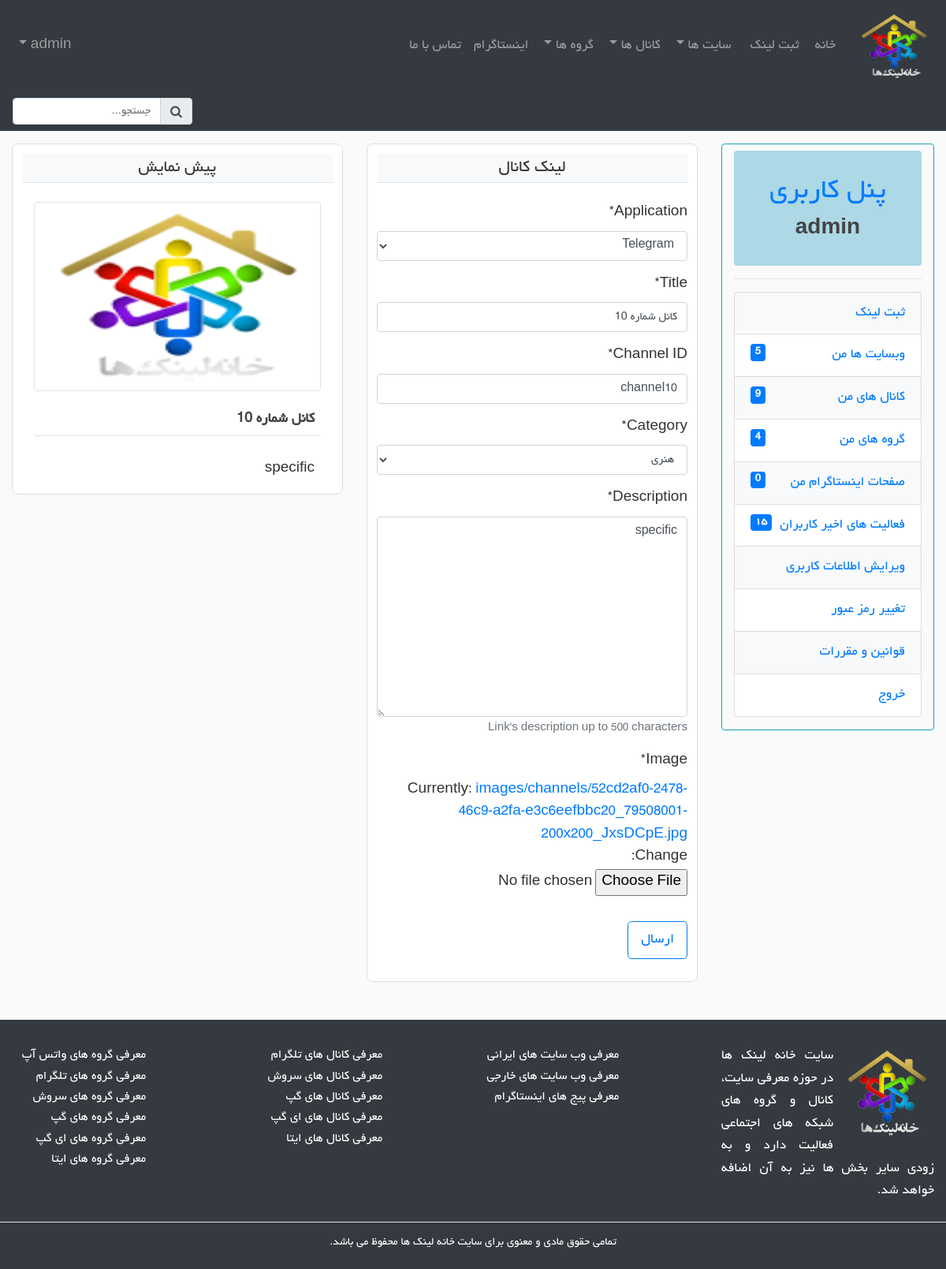
/channels/telegram-channel10/update/ (signed in), run on the app's committed database.
### links/models.py (models this page shows, shortened)
class Link(models.Model):
    STATUS_CHOICES = (
        ('draft', _('Draft')),
        ('published', _('Published')),
    )
    author = models.ForeignKey(settings.AUTH_USER_MODEL,
        on_delete=models.CASCADE)
    title = models.CharField(max_length=60, verbose_name=_('Title'))
    slug = models.SlugField(max_length=60, blank=True)
    url = models.URLField(verbose_name=_('URL'))
    category = models.ForeignKey(Category,
        on_delete=models.SET_NULL,
        verbose_name=_('Category'),
        null=True)
    description = models.TextField(max_length=500,
        verbose_name=_('Description'),
        help_text=_("Link's description up to 500 characters"))
    image = models.ImageField(upload_to=image_upload_path,
        verbose_name=_('Image'))
    created = models.DateTimeField(default=timezone.localtime)
    updated = models.DateTimeField(auto_now=True)
    status = models.CharField(max_length=10, choices=STATUS_CHOICES,
        default='draft')
    parent = models.ForeignKey("self", null=True, blank=True,
		on_delete=models.CASCADE)
    tags = TaggableManager()
    actions = GenericRelation(Action)
    @property
    def child(self):
        model = self.__class__
        return model.objects.filter(parent=self).first()
    objects = models.Manager()
    published = PublishedManager()
    class Meta:
        abstract = True

class Channel(Link):
    url_reverse = 'links:channel-detail'
    APPLICATION_CHOICES = (
        ('telegram', _('Telegram')),
        ('soroush', _('Soroush')),
        ('gap', _('Gap')),
        ('igap', _('IGap')),
        ('eitaa', _('Eitaa')),
    )
    application = models.CharField(max_length=8, choices=APPLICATION_CHOICES,
        verbose_name=_('Application'))
    channel_id = models.CharField(max_length=32, verbose_name=_('Channel ID'))
    class Meta:
        ordering = ('-created',)

class Category(models.Model):
    title = models.CharField(max_length=60, unique=True)
    def __str__(self):
        return self.title
    class Meta:
        verbose_name_plural = _('Categories')

### links/views.py (the view)
# urls.py: path('channels/<slug:slug>/update/', views.ChannelUpdateView.as_view(),
class ChannelUpdateView(LoginRequiredMixin, OwnerMixin, UpdateMixIn):
    model = Channel
    success_message = update_message
    fields = (
        'application',
        'title',
        'channel_id',
        'category',
        'description',
        'image'
    )

### homelinks/context_processors.py (called while the page is built)
def object_counter(request):
    context = {}
    user = request.user
    if user.is_superuser or user.is_staff:
        recent_actions_count = Action.objects.filter(is_read=False).count()
        context['recent_actions_count'] = recent_actions_count
    if user.is_authenticated:
        websites_count = Website.objects.filter(author=user, parent=None).count()
        channels_count = Channel.objects.filter(author=user, parent=None).count()
        groups_count = Group.objects.filter(author=user, parent=None).count()
        instagrams_count = Instagram.objects.filter(author=user, parent=None).count()
        context['websites_count'] = websites_count
        context['channels_count'] = channels_count
        context['groups_count'] = groups_count
        context['instagrams_count'] = instagrams_count
    return context

### links/mixins.py (called while the page is built)
    def test_func(self):
        self.object = self.get_object()
        return (self.request.user == self.object.author)

    def get_object(self):
        slug = self.kwargs.get('slug')
        queryset = self.model.objects.filter(slug=slug)
        self.object = queryset.first() # get parent object
        child = self.object.child
        if child:
            return child
        return self.object

### links/templatetags/homelinks_tags.py (called while the page is built)
@register.filter(name='to_persian')
def to_persian(english_input):
    english_nums = ('0', '1', '2', '3', '4', '5', '6', '7', '8', '9')
    persian_nums = ('۰', '۱', '۲', '۳', '۴', '۵', '۶', '۷', '۸', '۹')
    date = ''
    for c in str(english_input):
        if c in english_nums:
            date += persian_nums[int(c)]
        else:
            date += c # eg. /:
    return date

### links/templates/links/channel_form.html (shortened to what this page needs)
{% extends "base_dashboard.html" %}
{% load crispy_forms_tags %}
{% load jalali_tags %}
{% load static %}
{% load recaptcha3 %}
{% block content %}
<section class="col-xl-9 col-md-8">
    <div class="row mt-3">
        <div class="col-lg-6 col-12">
            <div class="content-section">
                <form action="?" method="post" enctype="multipart/form-data">
                    <fieldset class="form-group">
                        <legend class="border-bottom mb-4 text-center bg-light">لینک کانال</legend>
                        {{ form|crispy }}
                    </fieldset>
                    <div class="form-group">
                        <button class="btn btn-lg btn-outline-primary" type="submit">ارسال</button>
                    </div>
                </form>
            </div>
        </div>
        <div class="col-lg-6 col-12">
            <div class="content-section">
                <legend class="border-bottom mb-4 text-center bg-light">پیش نمایش</legend>
                <div class="col-12 mt-3">
                    <div class="row">
                        <div class="col-12">
                            <img class="img-fluid rounded link-img border"
                            src="{% static "img/logo.png" %}">
                        </div>
                        <div class="col-12 pt-3">
                            <h1 id="preview_title"
                                class="lead border-bottom mb-4 p-xl-2 rounded font-weight-bold">{% if object %}{{ object.title }}{% endif %}</h1>
                            <div id="preview_description" class="text-justify py-1 px-2">
                            </div>
                        </div>
                    </div>
                </div>
            </div>
        </div>
    </div>
</section>
{% endblock %}

### templates/base_dashboard.html
{% extends "base_basic.html" %}
{% load static %}
{% block rightside %}
    {% include "right_side_dashboard.html" %}
{% endblock %}

### templates/base_basic.html (shortened to what this page needs)
{% load static %}
<!doctype html>
<html lang="fa">
<head>
    <link href="{% static "css/bootstrap.min.css" %}" rel="stylesheet">
    <link href="{% static "css/font-awesome.min.css" %}" rel="stylesheet">
    <link href="{% static "css/style.css" %}" rel="stylesheet">
</head>
<body>
    {% include "navbar.html" %}
    <div class="container-fluid">
        <div class="row">
            {% block rightside %}{% endblock %}
            {% block content %}{% endblock %}
        </div>
    </div>
    {% include "footer.html" %}
</body>
</html>

### templates/navbar.html (shortened to what this page needs)
{% load static %}
{% load homelinks_tags %}
<nav class="navbar navbar-dark bg-dark navbar-expand-md">
    <a href="{% url 'links:index' %}"><img class="navbar-brand top-logo" src="{% static "img/logo.png" %}" alt="Homelinks logo"></a>
    <div class="collapse navbar-collapse" id="mainNavbar">
        <ul class="navbar-nav mr-auto">
            <li class="nav-item mr-1 {% if active_home %}active{% endif %}">
                <a class="nav-link" href="{% url 'links:index' %}">خانه</a>
            </li>
            <li class="nav-item mr-2 {% if active_addlink %}active{% endif %}">
                <a class="nav-link" href="{% url 'dashboard:add_link' %}">ثبت لینک</a>
            </li>
            <li class="nav-item dropdown mr-1 {% if active_websites %}active{% endif %}">
                <a class="nav-link dropdown-toggle">سایت ها</a>
            </li>
            <li class="nav-item dropdown mr-1 {% if active_channels %}active{% endif %}">
                <a class="nav-link dropdown-toggle">کانال ها</a>
            </li>
            <li class="nav-item dropdown mr-1 {% if active_groups %}active{% endif %}">
                <a class="nav-link dropdown-toggle">گروه ها</a>
            </li>
            <li class="nav-item {% if active_instagrams %}active{% endif %}">
                <a class="nav-link" href="{% url 'links:instagrams' %}">اینستاگرام</a>
            </li>
            <li class="nav-item {% if active_contactus %}active{% endif %}">
                <a class="nav-link" href="{% url 'contact:contact_us' %}">تماس با ما</a>
            </li>
        </ul>
        <ul class="navbar-nav">
            {% if user.is_authenticated %}
                <li class="nav-item dropdown {% if active_dashboard %}active{% endif %}">
                    <a class="nav-link dropdown-toggle">{% if user.first_name and user.last_name %}{{ user.first_name }} {{ user.last_name }}{% else %}{{ user.username}}{% endif %}</a>
                </li>
            {% else %}
                <li class="nav-item"><a class="nav-link white" href="{% url 'dashboard:login' %}">ورود</a></li>
                <li class="nav-item"><a class="nav-link white" href="{% url 'dashboard:register' %}">ثبت نام</a></li>
            {% endif %}
        </ul>
    </div>
</nav>
<nav class="navbar navbar-dark bg-dark">
    <div class="col-12 m-0 p-0">
        <form class="form-inline float-right" action="{% url 'links:search' %}">
            <div class="input-group form-1 pl-0">
              <div class="input-group-prepend">
                  <button type="submit" class="input-group-text cyan lighten-2 cursor-pointer"><i class="fa fa-search" aria-hidden="true"></i></button>
              </div>
              <input maxlength="50" name="q" class="form-control my-0 py-1" type="text" placeholder="جستجو..." aria-label="Search">
            </div>
        </form>
    </div>
</nav>

### templates/right_side_dashboard.html
{% load static %}
{% load homelinks_tags %}
<aside class="col-xl-3 col-md-4">
  <div class="row ml-auto mr-auto mt-3">
      <div class="col-12 border border-info rounded">
          <div class="mt-2 mb-2 rounded p-1 lightblue">
              <h1 class="mt-4 text-center display-5"><a href="{% url 'dashboard:index' %}">پنل کاربری</a></h1>
              <h3 class="mb-4 text-center">{% if user.first_name and user.last_name %}{{ user.first_name }} {{ user.last_name }}{% else %}{{ user.username }}{% endif %}</h3>
          </div>
          <hr>
          <div class="row mt-3">
              <div class="col-12">
                  <ul class="list-unstyled mb-3 rem1-2">
                      <li class="list-group-item light-even">
                          <a href="{% url 'dashboard:add_link' %}">ثبت لینک</a>
                      </li>
                      {% if user.profile.vip %}
                      <li class="list-group-item light-even">
                          <a href="{% url 'dashboard:users_websites' %}">وبسایت ها من <span class="badge badge-primary pull-left">{{ websites_count }}</span></a>
                      </li>
                      {% endif %}
                      <li class="list-group-item light-even">
                          <a href="{% url 'dashboard:users_channels' %}">کانال های من <span class="badge badge-primary pull-left">{{ channels_count }}</span></a>
                      </li>
                      <li class="list-group-item light-even">
                          <a href="{% url 'dashboard:users_groups' %}">گروه های من <span class="badge badge-primary pull-left">{{ groups_count }}</span></a>
                      </li>
                      <li class="list-group-item light-even">
                          <a href="{% url 'dashboard:users_instagrams' %}">صفحات اینستاگرام من <span class="badge badge-primary pull-left">{{ instagrams_count }}</span></a>
                      </li>
                      {% if user.is_superuser or user.is_staff %}
                      <li class="list-group-item light-even">
                          <a href="{% url 'dashboard:recent_actions' %}">فعالیت های اخیر کاربران <span class="badge badge-primary pull-left">{{ recent_actions_count|to_persian }}</span></a>
                      </li>
                      {% endif %}
                      <li class="list-group-item light-even">
                          <a href="{% url 'dashboard:update' %}">ویرایش اطلاعات کاربری</a>
                      </li>
                      <li class="list-group-item light-even">
                          <a href="{% url 'dashboard:password_change' %}">تغییر رمز عبور</a>
                      </li>
                      <li class="list-group-item light-even">
                          <a href="{% url 'dashboard:rules' %}">قوانین و مقررات</a>
                      </li>
                      <li class="list-group-item light-even">
                          <a href="{% url 'dashboard:logout' %}">خروج</a>
                      </li>
                  </ul>
              </div>
          </div>
      </div>
  </div>
</aside>

### templates/footer.html
{% load static %}
<footer class="footer mt-5 bg-dark white">
    <div class="container-fluid pt-4">
        <div class="row">
            <div class="col-xl-3 col-lg-3 col-md-6 col-12 py-2">
                <a href="/"><img class="float-left mr-2" src="{% static "img/logo.png" %}" alt="HomeLinks logo"></a>
                <p class="text-justify">سایت خانه لینک ها در حوزه معرفی سایت، کانال و گروه های شبکه های اجتماعی فعالیت دارد و به زودی سایر بخش ها نیز به آن اضافه خواهد شد.</p>
            </div>
            <div class="offset-xl-1 col-xl-2 col-lg-3 col-md-6 col-12 py-2">
                <ul class="list-unstyled">
                    <li><a class="footer-link" href="{% url 'links:iranian-websites' %}">معرفی وب سایت های ایرانی</a></li>
                    <li><a class="footer-link" href="{% url 'links:foreign-websites' %}">معرفی وب سایت های خارجی</a></li>
                    <li><a class="footer-link" href="{% url 'links:instagrams' %}">معرفی پیج های اینستاگرام</a></li>
                </ul>
            </div>
            <div class="offset-xl-1 col-xl-2 col-lg-3 col-md-6 col-12 py-2">
                <ul class="list-unstyled">
                    <li><a class="footer-link" href="{% url 'links:telegram-channels' %}">معرفی کانال های تلگرام</a></li>
                    <li><a class="footer-link" href="{% url 'links:soroush-channels' %}">معرفی کانال های سروش</a></li>
                    <li><a class="footer-link" href="{% url 'links:gap-channels' %}">معرفی کانال های گپ</a></li>
                    <li><a class="footer-link" href="{% url 'links:igap-channels' %}">معرفی کانال های ای گپ</a></li>
                    <li><a class="footer-link" href="{% url 'links:eitaa-channels' %}">معرفی کانال های ایتا</a></li>
                </ul>
            </div>
            <div class="offset-xl-1 col-xl-2 col-lg-3 col-md-6 col-12 py-2">
                <ul class="list-unstyled">
                    <li><a class="footer-link" href="{% url 'links:whatsapp-groups' %}">معرفی گروه های واتس آپ</a></li>
                    <li><a class="footer-link" href="{% url 'links:telegram-groups' %}">معرفی گروه های تلگرام</a></li>
                    <li><a class="footer-link" href="{% url 'links:soroush-groups' %}">معرفی گروه های سروش</a></li>
                    <li><a class="footer-link" href="{% url 'links:gap-groups' %}">معرفی گروه های گپ</a></li>
                    <li><a class="footer-link" href="{% url 'links:igap-groups' %}">معرفی گروه های ای گپ</a></li>
                    <li><a class="footer-link" href="{% url 'links:eitaa-groups' %}">معرفی گروه های ایتا</a></li>
                </ul>
            </div>
            <div class="col-12 border-top">
                <h6 class="text-center p-3 white">
                تمامی حقوق مادی و معنوی برای سایت <a href="/">خانه لینک ها</a> محفوظ می باشد.
                </h6>
            </div>
        </div>
    </div>
</footer>

### assets/css/style.css (style rules this page uses)
html { -ms-text-size-adjust:100%; -webkit-text-size-adjust:100% }
body { font-family:weblogmayekan,Arial; background: #fafafa; color: #333333; direction: rtl; font-size: 19px; }
h1, h2 { font-weight: normal; }
h3 { font-weight: bold; }
p { text-align: justify; }
a { text-decoration: none !important; }
.white { color: white; }
h1, h2, h3, h4, h5, h6 { color: #444444; }
ul { margin: 0; }
.content-section { background: #fff; padding: 12px; border: 1px solid #dddddd; border-radius: 8px; }
.lightblue { background-color: lightblue; }
li.light-even:nth-of-type(2n + 1) { background: #f8f9fa !important; }
.footer a { color: #fff; }
.footer ul { font-size: 1.1rem; }
.link-img { height: 240px; width: 100%; }
.cursor-pointer { cursor: pointer; }
.top-logo { width: 100px; height: 100px; }
.rem1-2 { font-size: 1.2rem; }

### data on the page
Channel: application "Telegram", title "کانل شماره 10", channel_id "channel10", category "هنری", description "specific"

### other printed values
{{ user.username }} "admin"
{{ websites_count }} "5"
{{ channels_count }} "9"
{{ groups_count }} "4"
{{ instagrams_count }} "0"
{{ recent_actions_count|to_persian }} "۱۵"
